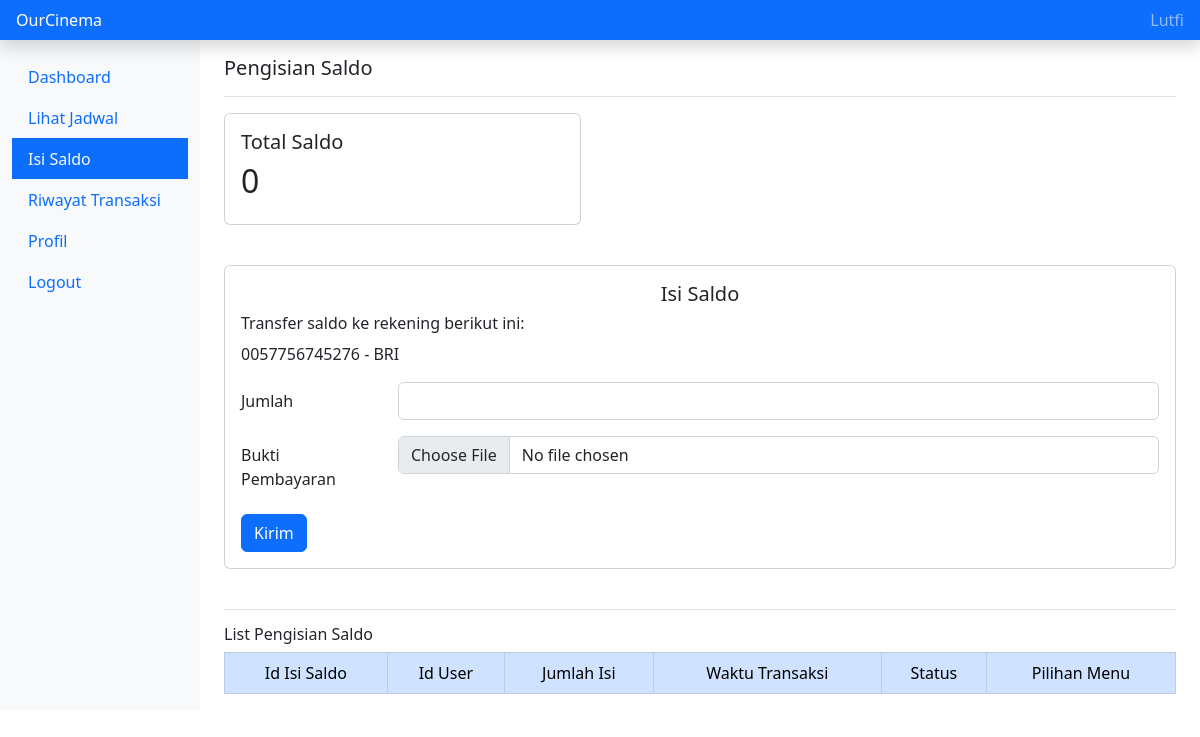
/pengisian_saldo.php (signed in), run on an earlier commit of the app's database.
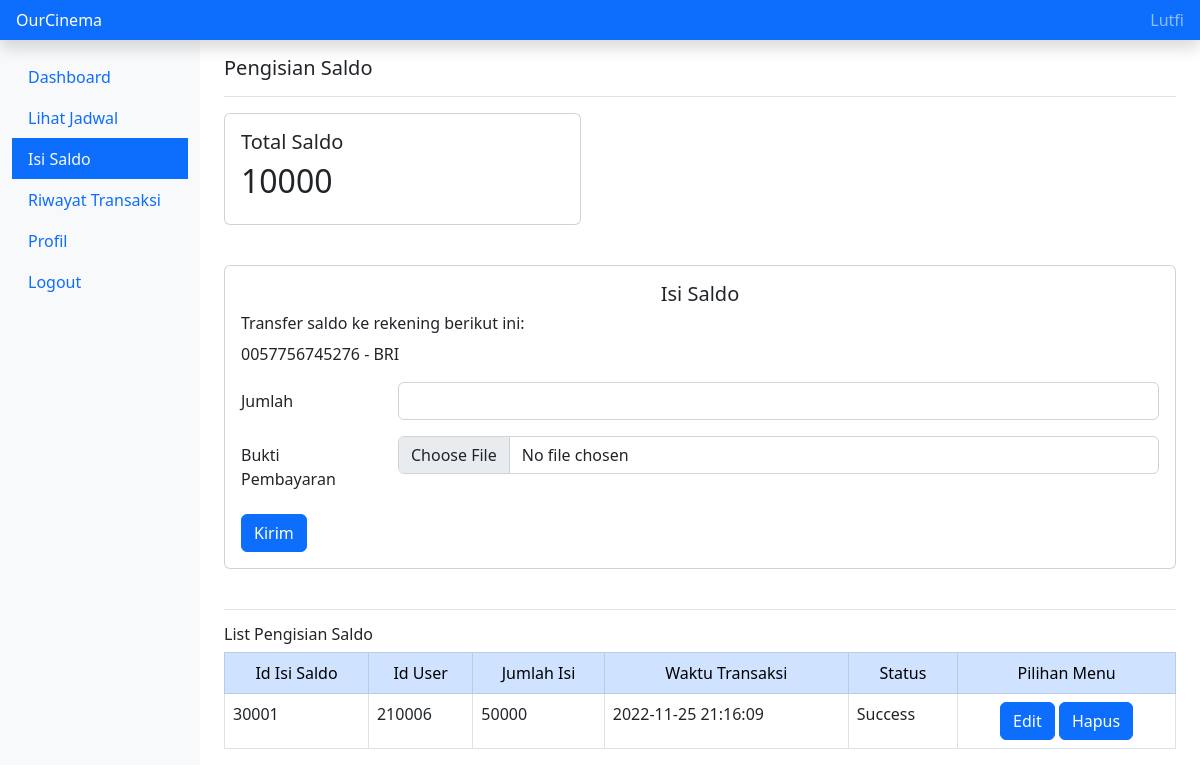
And on a later commit of the database.
### tables this page shows
CREATE TABLE `user` (
  `id_user` int(11) NOT NULL,
  `nama_lengkap` varchar(40) NOT NULL,
  `alamat` varchar(50) DEFAULT NULL,
  `email` varchar(30) NOT NULL,
  `nomor_hp` varchar(15) NOT NULL,
  `password` varchar(32) NOT NULL,
  `saldo` int(11) NOT NULL DEFAULT 0
);

CREATE TABLE `pengisian_saldo` (
  `id_isisaldo` int(11) NOT NULL,
  `id_user` int(11) NOT NULL,
  `jumlah_isi` int(11) NOT NULL,
  `waktu_transaksi` datetime NOT NULL DEFAULT current_timestamp(),
  `bukti_transaksi` mediumblob NOT NULL,
  `status` varchar(10) NOT NULL DEFAULT 'Pending'
);

### pengisian_saldo.php (the view, shortened to what this page needs)
<?php
require "konek.php";
$id_user = $_SESSION["user"]['id_user'];
$query = "SELECT saldo FROM user WHERE id_user='$id_user'";
$saldo = mysqli_fetch_assoc(mysqli_query($mysqli, $query));
$query2="SELECT * FROM pengisian_saldo WHERE id_user=$id_user";
$execute2 = mysqli_query($mysqli, $query2);
?>
<!doctype html>
<html lang="en">
  <head>
    <link href="https://cdn.jsdelivr.net/npm/bootstrap@5.2.2/dist/css/bootstrap.min.css" rel="stylesheet">
</head>
  <body>
    <header class="navbar navbar-dark sticky-top bg-primary flex-md-nowrap p-0 shadow">
        <a class="navbar-brand col-md-3 col-lg-2 me-0 px-3 fs-6" href="#">OurCinema</a>
        <div class="navbar-nav">
          <div class="nav-item text-nowrap">
            <a class="nav-link px-3" href="#"><?php echo $_SESSION["user"]['nama_lengkap'];?></a>
          </div>
        </div>
      </header>
      <div class="container-fluid">
        <div class="row">
          <nav id="sidebarMenu" class="col-md-3 col-lg-2 d-md-block bg-light sidebar collapse">
            <div class="position-sticky pt-3 sidebar-sticky">
              <ul class="nav flex-column">
                <li class="nav-item">
                  <a class="nav-link active" aria-current="page" href="home_user.php">
                    Dashboard
                  </a>
                </li>
                <li class="nav-item">
                  <a class="nav-link" href="lihat_jadwal.php">
                    Lihat Jadwal
                  </a>
                </li>
                <li class="nav-item">
                  <a class="nav-link bg-primary text-light" href="pengisian_saldo.php">
                    Isi Saldo
                  </a>
                </li>
                <li class="nav-item">
                  <a class="nav-link" href="riwayat_transaksi.php">
                    Riwayat Transaksi
                  </a>
                </li>
                <li class="nav-item">
                  <a class="nav-link" href="profil.php">
                    Profil
                  </a>
                </li>
                <li class="nav-item">
                  <a class="nav-link" href="logout.php">
                    Logout
                  </a>
                </li>
              </ul>
            </div>
          </nav>
          <main class="col-md-9 ms-sm-auto col-lg-10 px-md-4">
            <div class="d-flex justify-content-between flex-wrap flex-md-nowrap align-items-center pt-3 pb-2 mb-3 border-bottom">
              <h3 class="h5">Pengisian Saldo</h3>
            </div>
        <div class="col-sm-6">
          <div class="card w-75">
            <div class="card-body">
              <h5 class="card-title">Total Saldo</h5>
              <h2><?php echo $saldo['saldo'] ?></h2>
            </div>
          </div>
        </div>
        <form method=post action="" enctype="multipart/form-data">
          <div class="card" style="margin-top:40px;">
            <div class="card-body">
              <h5 align=center class="card-title">Isi Saldo</h5>
              <h6>Transfer saldo ke rekening berikut ini:</h6>
              <p>0057756745276 - BRI</p>
                  <div class="row mb-3">
                      <label for="inputDurasi" class="col-sm-2 col-form-label">Jumlah</label>
                      <div class="col-sm-10">
                        <input type="text" name="jumlah_isi" class="form-control" id="inputDurasi" placeholder="">
                      </div>
                  </div>
                  <div class="row mb-3">
                      <label for="inputGroupFile" class="col-sm-2 col-form-label">Bukti Pembayaran</label>
                      <div class="col-sm-10">
                        <input type="file" name="bukti_transaksi" class="form-control" id="inputGroupFile02">
                      </div>
                  </div>
                  <button type="submit" class="btn btn-primary" name="tombol">Kirim</button>
            </div>
          </div>
              </form>
      <div class="border-top" style="margin-top:40px;">
      <h6 class="h6" style="margin-top:15px;">List Pengisian Saldo</h6>
      </div>
      <table class="table table-bordered">
        <thead class="table-primary">
				 <td align=center>Id Isi Saldo</td>
				 <td align=center>Id User</td>
				 <td align=center>Jumlah Isi</td>
				 <td align=center>Waktu Transaksi</td>
         <td align=center>Status</td>
         <td align=center>Pilihan Menu</td>
				</thead>
				<?php while($result = mysqli_fetch_assoc($execute2)){ ?>
				<tr border=1>
				 <td><?= $result['id_isisaldo']?></td>
				 <td><?= $result['id_user']?></td>
				 <td><?= $result['jumlah_isi']?></td>
				 <td><?= $result['waktu_transaksi']?></td>
				 <td><?= $result['status']?></td>
         <td  align=center>
          <a href="update.php?Nama=<?= $result[0]?>""><button type="button" class="btn btn-primary">Edit</button></a>
          <a href="deleteIsiSaldo.php?IdIsiSaldo=<?= $result['id_isisaldo']?>"><button type="button" class="btn btn-primary">Hapus</button></a>
				 </td>
				</tr>
				<?php }?>
        </table>
          </main>
        </div>
    </div>
</body>
</html>

What changed in the data, as far as the page shows it:
changed user: saldo "0" → "10000"
now on this page (row edited): pengisian_saldo: id_isisaldo "30001", id_user "210006", jumlah_isi "50000", waktu_transaksi "2022-11-25 21:16:09", status "Success"
